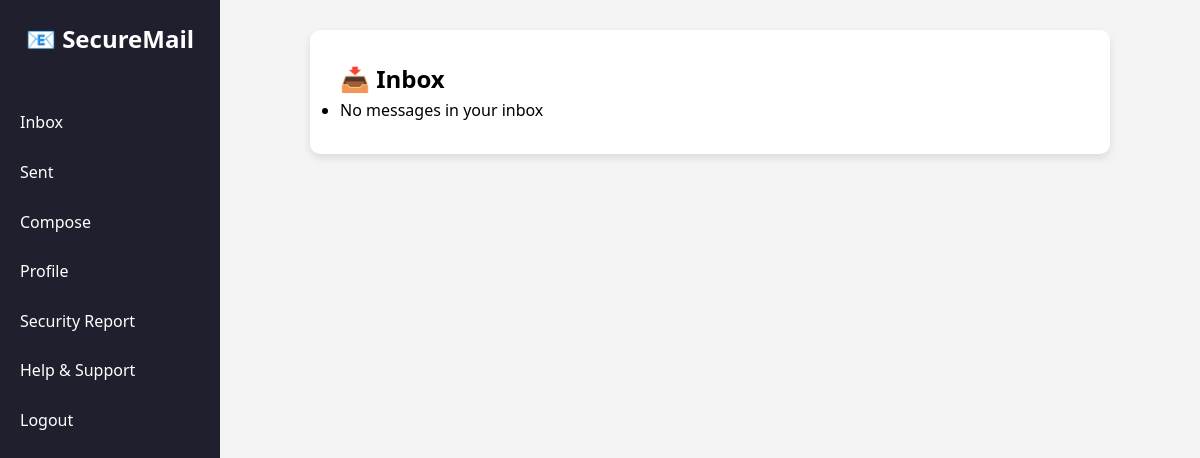
/dashboard (signed in), run on an earlier commit of the app's database.
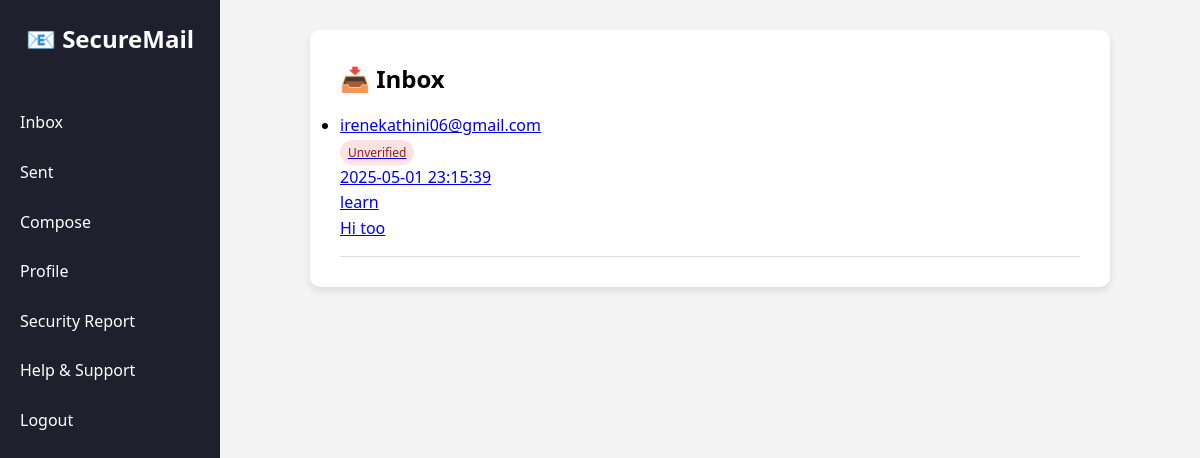
And on a later commit of the database.
### tables this page shows
CREATE TABLE emails (
                id INTEGER PRIMARY KEY AUTOINCREMENT,
                sender TEXT NOT NULL,
                recipient TEXT NOT NULL,
                subject TEXT,
                message TEXT,
                attachment TEXT,
                signature TEXT,
                timestamp DATETIME DEFAULT CURRENT_TIMESTAMP
            );

### app.py (the view, shortened to what this page needs)
@app.route('/dashboard')
@login_required
def dashboard():
    try:
        conn = sqlite3.connect(DB_NAME)
        conn.row_factory = sqlite3.Row
        c = conn.cursor()
        c.execute('SELECT * FROM emails WHERE recipient = ? ORDER BY timestamp DESC', (current_user.email,))
        inbox_messages = c.fetchall()
        conn.close()
        verified_messages = []
        for email in inbox_messages:
            try:
                sender = email['sender']
                signature_hex = email['signature']
                message_data = f"{email['sender']}|{email['recipient']}|{email['subject']}|{email['message']}".encode()
                public_key_path = f'keys/{sender}_public.pem'
                if not os.path.exists(public_key_path):
                    email_dict = dict(email)
                    email_dict['verification_status'] = 'No public key found'
                    email_dict['is_verified'] = False
                    verified_messages.append(email_dict)
                    continue
            except Exception as e:
                email_dict = dict(email)
                email_dict['verification_status'] = f'Verification error: {str(e)}'
                email_dict['is_verified'] = False
                verified_messages.append(email_dict)
        return render_template('inbox.html',
                            name=current_user.fullname,
                            email=current_user.email,
                            inbox=verified_messages)
    except Exception as e:
        print("Dashboard error:", str(e))
        return render_template('inbox.html',
                            name=current_user.fullname,
                            email=current_user.email,
                            inbox=[])

### app.py (called while the page is built)
@login_manager.user_loader
def load_user(user_id):
    return User.get(int(user_id))

### your_user_model.py (called while the page is built)
    @staticmethod
    def get(user_id):
        conn = sqlite3.connect('users.db')
        cursor = conn.cursor()
        cursor.execute('SELECT id, email, fullname, is_admin FROM users WHERE id = ?', (user_id,))
        user_data = cursor.fetchone()
        conn.close()
        if user_data:
            user = User()
            user.id = user_data[0]
            user.email = user_data[1]
            user.fullname = user_data[2]
            user.is_admin = bool(user_data[3])
            user._authenticated = True
            return user
        return None

### templates/inbox.html (shortened to what this page needs)
<!DOCTYPE html>
<html lang="en">
<head>
    <link rel="stylesheet" href="/static/css/style.css">
</head>
<body>
    <div class="sidebar">
        <h2>📧 SecureMail</h2>
        <a href="/dashboard">Inbox</a>
        <a href="/sent">Sent</a>
        <a href="/compose">Compose</a>
        <a href="/profile">Profile</a>
        <a href="/attack_report">Security Report</a>
        <a href="/help">Help & Support</a>
        <a href="/logout">Logout</a>
    </div>
    <div class="main-content">
        <div class="inbox-container">
            <h2>📥 Inbox</h2>
            <div class="border-t border-gray-200">
                <ul class="divide-y divide-gray-200">
                    {% for email in inbox %}
                    <li class="email-item">
                        <a href="#" class="block hover:bg-gray-50">
                            <div class="flex items-center justify-between">
                                <div class="flex items-center">
                                    <p class="text-sm font-medium text-indigo-600 truncate">{{ email.sender }}</p>
                                    <span class="ml-2 verification-badge {{ 'verified' if email.is_verified else 'unverified' }}">
                                        {{ 'Verified' if email.is_verified else 'Unverified' }}
                                    </span>
                                </div>
                                <div class="ml-2 flex-shrink-0 flex">
                                    <p class="px-2 inline-flex text-xs leading-5 font-semibold rounded-full bg-gray-100 text-gray-800">
                                        {{ email.timestamp }}
                                    </p>
                                </div>
                            </div>
                            <div class="mt-2 sm:flex sm:justify-between">
                                <div class="sm:flex">
                                    <p class="flex items-center text-sm text-gray-500">
                                        {{ email.subject }}
                                    </p>
                                </div>
                            </div>
                            <div class="mt-2">
                                <p class="text-sm text-gray-500 truncate">{{ email.message }}</p>
                            </div>
                        </a>
                    </li>
                    {% else %}
                    <li class="px-4 py-4 sm:px-6">
                        <p class="text-sm text-gray-500 text-center">No messages in your inbox</p>
                    </li>
                    {% endfor %}
                </ul>
            </div>
        </div>
    </div>
</body>
</html>

What changed in the data, as far as the page shows it:
added emails: sender "irenekathini06@gmail.com", is_verified "Unverified", timestamp "2025-05-01 23:15:39", subject "learn", message "Hi too"
Also different on the page:
text no longer shown: "No messages in your inbox"
